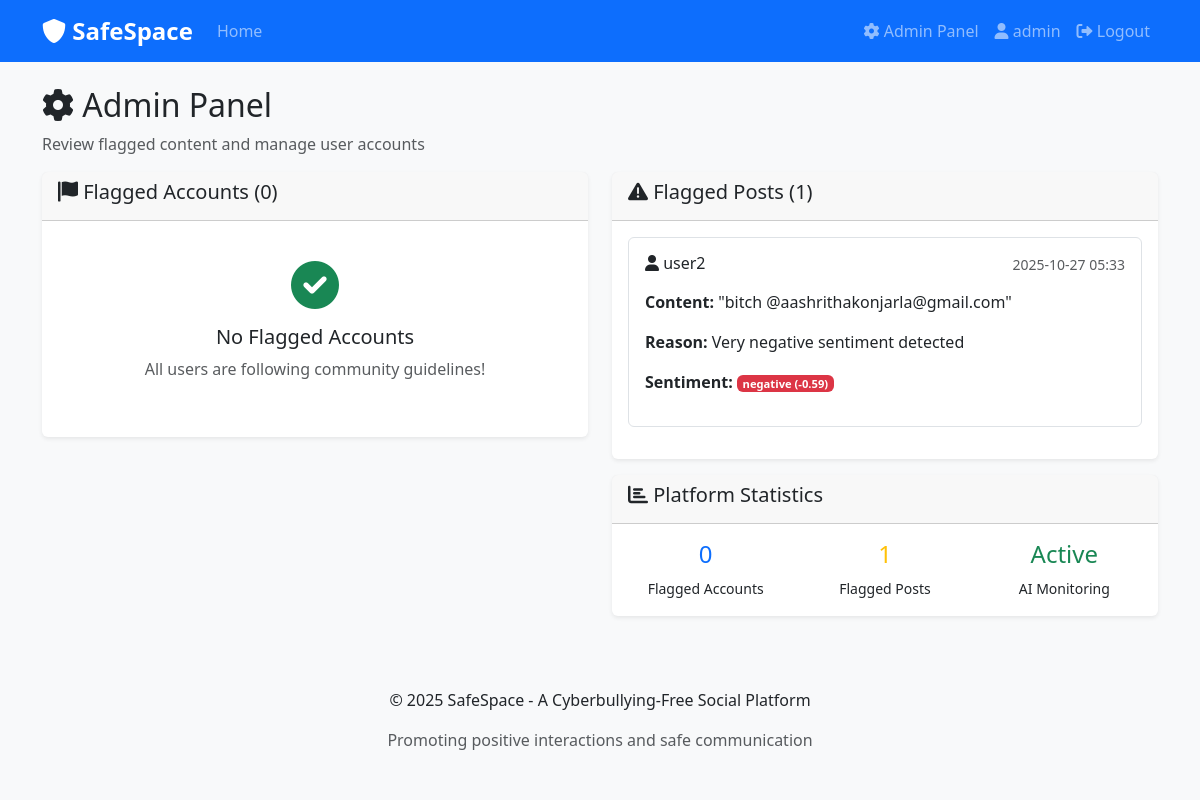
The page /admin (signed in) on the database its author committed.
### app.py (models this page shows, shortened)
class User(UserMixin, db.Model):
    id = db.Column(db.Integer, primary_key=True)
    username = db.Column(db.String(80), unique=True, nullable=False)
    email = db.Column(db.String(120), unique=True, nullable=False)
    password_hash = db.Column(db.String(120), nullable=False)
    is_admin = db.Column(db.Boolean, default=False)
    is_banned = db.Column(db.Boolean, default=False)
    warning_count = db.Column(db.Integer, default=0)
    created_at = db.Column(db.DateTime, default=datetime.utcnow)
    posts = db.relationship('Post', backref='author', lazy=True)

class Post(db.Model):
    id = db.Column(db.Integer, primary_key=True)
    content = db.Column(db.Text, nullable=False)
    user_id = db.Column(db.Integer, db.ForeignKey('user.id'), nullable=False)
    created_at = db.Column(db.DateTime, default=datetime.utcnow)
    is_approved = db.Column(db.Boolean, default=True)
    sentiment_score = db.Column(db.Float)
    sentiment_label = db.Column(db.String(20))
    is_flagged = db.Column(db.Boolean, default=False)
    flagged_reason = db.Column(db.String(200))

### app.py (the view)
@app.route('/admin')
@login_required
def admin_dashboard():
    if not current_user.is_admin:
        flash('Access denied. Admin privileges required.', 'danger')
        return redirect(url_for('index'))
    flagged_accounts = FlaggedAccount.query.filter_by(admin_reviewed=False).all()
    flagged_posts = Post.query.filter_by(is_flagged=True, is_approved=False).all()
    return render_template('admin.html',
                         flagged_accounts=flagged_accounts,
                         flagged_posts=flagged_posts)

### app.py (called while the page is built)
@login_manager.user_loader
def load_user(user_id):
    return User.query.get(int(user_id))

### templates/admin.html (shortened to what this page needs)
{% extends "base.html" %}
{% block content %}
<div class="row">
    <div class="col-12">
        <h2><i class="fas fa-cog"></i> Admin Panel</h2>
        <p class="text-muted">Review flagged content and manage user accounts</p>
    </div>
</div>
<div class="row">
    <div class="col-md-6">
        <div class="card">
            <div class="card-header">
                <h5><i class="fas fa-flag"></i> Flagged Accounts ({{ flagged_accounts|length }})</h5>
            </div>
            <div class="card-body">
                {% if flagged_accounts %}
                    {% for flag in flagged_accounts %}
                        <div class="border p-3 mb-3 rounded">
                            <div class="d-flex justify-content-between align-items-start mb-2">
                                <h6>
                                    <i class="fas fa-user"></i> {{ flag.user.username }}
                                    <span class="badge bg-warning">{{ flag.user.warning_count }} warnings</span>
                                </h6>
                                <small class="text-muted">{{ flag.created_at.strftime('%Y-%m-%d %H:%M') }}</small>
                            </div>
                            <p><strong>Reason:</strong> {{ flag.reason }}</p>
                            {% if flag.post %}
                                <p><strong>Content:</strong> "{{ flag.post.content[:100] }}..."</p>
                                <p><strong>Sentiment:</strong>
                                    <span class="badge bg-{{ 'danger' if flag.post.sentiment_label == 'negative' else 'secondary' }}">
                                        {{ flag.post.sentiment_label }}
                                    </span>
                                </p>
                            {% endif %}
                            <div class="btn-group btn-group-sm" role="group">
                                <a href="{{ url_for('admin_review', flag_id=flag.id, action='warn') }}"
                                   class="btn btn-warning" onclick="return confirm('Issue warning to this user?')">
                                    <i class="fas fa-exclamation-triangle"></i> Warn
                                </a>
                                <a href="{{ url_for('admin_review', flag_id=flag.id, action='ban') }}"
                                   class="btn btn-danger" onclick="return confirm('Ban this user?')">
                                    <i class="fas fa-ban"></i> Ban
                                </a>
                                <a href="{{ url_for('admin_review', flag_id=flag.id, action='approve') }}"
                                   class="btn btn-success" onclick="return confirm('Approve this content?')">
                                    <i class="fas fa-check"></i> Approve
                                </a>
                                <a href="{{ url_for('admin_review', flag_id=flag.id, action='reject') }}"
                                   class="btn btn-secondary" onclick="return confirm('Reject this content?')">
                                    <i class="fas fa-times"></i> Reject
                                </a>
                            </div>
                        </div>
                    {% endfor %}
                {% else %}
                    <div class="text-center py-4">
                        <i class="fas fa-check-circle fa-3x text-success mb-3"></i>
                        <h5>No Flagged Accounts</h5>
                        <p class="text-muted">All users are following community guidelines!</p>
                    </div>
                {% endif %}
            </div>
        </div>
    </div>
    <div class="col-md-6">
        <div class="card">
            <div class="card-header">
                <h5><i class="fas fa-exclamation-triangle"></i> Flagged Posts ({{ flagged_posts|length }})</h5>
            </div>
            <div class="card-body">
                {% if flagged_posts %}
                    {% for post in flagged_posts %}
                        <div class="border p-3 mb-3 rounded">
                            <div class="d-flex justify-content-between align-items-start mb-2">
                                <h6><i class="fas fa-user"></i> {{ post.author.username }}</h6>
                                <small class="text-muted">{{ post.created_at.strftime('%Y-%m-%d %H:%M') }}</small>
                            </div>
                            <p><strong>Content:</strong> "{{ post.content }}"</p>
                            <p><strong>Reason:</strong> {{ post.flagged_reason }}</p>
                            <p><strong>Sentiment:</strong>
                                <span class="badge bg-{{ 'danger' if post.sentiment_label == 'negative' else 'secondary' }}">
                                    {{ post.sentiment_label }} ({{ "%.2f"|format(post.sentiment_score) }})
                                </span>
                            </p>
                        </div>
                    {% endfor %}
                {% else %}
                    <div class="text-center py-4">
                        <i class="fas fa-check-circle fa-3x text-success mb-3"></i>
                        <h5>No Flagged Posts</h5>
                        <p class="text-muted">All content is positive!</p>
                    </div>
                {% endif %}
            </div>
        </div>
        <div class="card mt-3">
            <div class="card-header">
                <h5><i class="fas fa-chart-bar"></i> Platform Statistics</h5>
            </div>
            <div class="card-body">
                <div class="row text-center">
                    <div class="col-4">
                        <h4 class="text-primary">{{ flagged_accounts|length }}</h4>
                        <small>Flagged Accounts</small>
                    </div>
                    <div class="col-4">
                        <h4 class="text-warning">{{ flagged_posts|length }}</h4>
                        <small>Flagged Posts</small>
                    </div>
                    <div class="col-4">
                        <h4 class="text-success">Active</h4>
                        <small>AI Monitoring</small>
                    </div>
                </div>
            </div>
        </div>
    </div>
</div>
{% endblock %}

### templates/base.html (shortened to what this page needs)
<!DOCTYPE html>
<html lang="en">
<head>
    <link href="https://cdn.jsdelivr.net/npm/bootstrap@5.3.0/dist/css/bootstrap.min.css" rel="stylesheet">
    <link href="https://cdnjs.cloudflare.com/ajax/libs/font-awesome/6.0.0/css/all.min.css" rel="stylesheet">
    <link href="{{ url_for('static', filename='css/style.css') }}" rel="stylesheet">
</head>
<body>
    <nav class="navbar navbar-expand-lg navbar-dark bg-primary">
        <div class="container">
            <a class="navbar-brand" href="{{ url_for('index') }}">
                <i class="fas fa-shield-alt"></i> SafeSpace
            </a>
            <div class="collapse navbar-collapse" id="navbarNav">
                <ul class="navbar-nav me-auto">
                    <li class="nav-item">
                        <a class="nav-link" href="{{ url_for('index') }}">Home</a>
                    </li>
                </ul>
                <ul class="navbar-nav">
                    {% if current_user.is_authenticated %}
                        {% if current_user.is_admin %}
                            <li class="nav-item">
                                <a class="nav-link" href="{{ url_for('admin_dashboard') }}">
                                    <i class="fas fa-cog"></i> Admin Panel
                                </a>
                            </li>
                        {% endif %}
                        <li class="nav-item">
                            <a class="nav-link" href="{{ url_for('profile', username=current_user.username) }}">
                                <i class="fas fa-user"></i> {{ current_user.username }}
                            </a>
                        </li>
                        <li class="nav-item">
                            <a class="nav-link" href="{{ url_for('logout') }}">
                                <i class="fas fa-sign-out-alt"></i> Logout
                            </a>
                        </li>
                    {% endif %}
                </ul>
            </div>
        </div>
    </nav>
    <div class="container mt-4">
        {% block content %}{% endblock %}
    </div>
    <footer class="bg-light mt-5 py-4">
        <div class="container text-center">
            <p>&copy; 2025 SafeSpace - A Cyberbullying-Free Social Platform</p>
            <p class="text-muted">Promoting positive interactions and safe communication</p>
        </div>
    </footer>
</body>
</html>

### style.css (style rules this page uses)
body { background-color: #f8f9fa; }
.navbar-brand { font-weight: bold; font-size: 1.5rem; }
.card { border: none; box-shadow: 0 0.125rem 0.25rem rgba(0, 0, 0, 0.075); transition: box-shadow 0.15s ease-in-out; }
.badge { font-size: 0.7em; padding: 0.25em 0.5em; }

### rows shown on the page
User: username "admin"
Post: author.username "user2", created_at "2025-10-27 05:33", content "bitch @aashrithakonjarla@gmail.com", flagged_reason "Very negative sentiment detected", sentiment_label "negative", sentiment_score "-0.59"

### other values the page prints
{{ flagged_accounts|length }} "0"
{{ flagged_posts|length }} "1"
